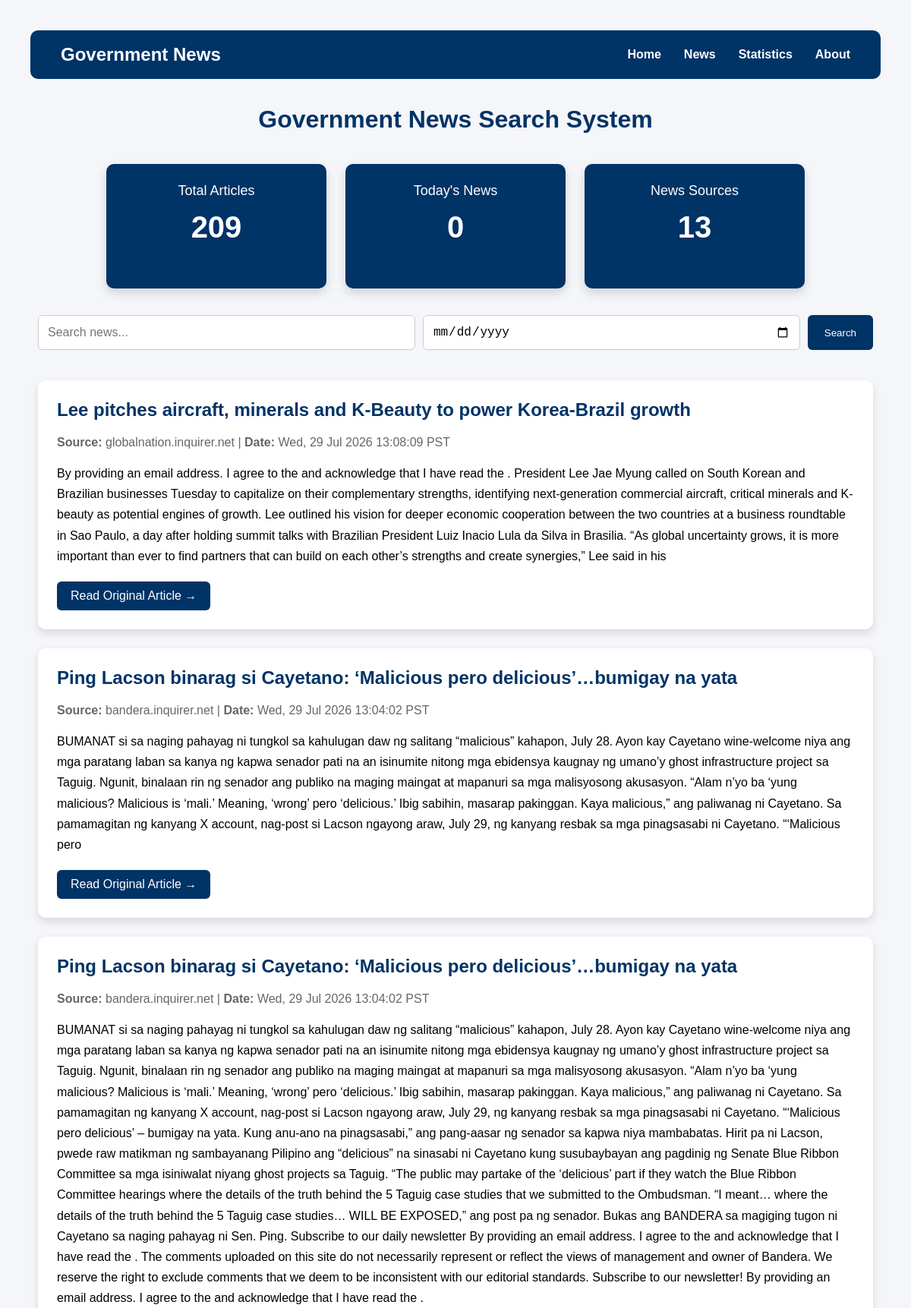
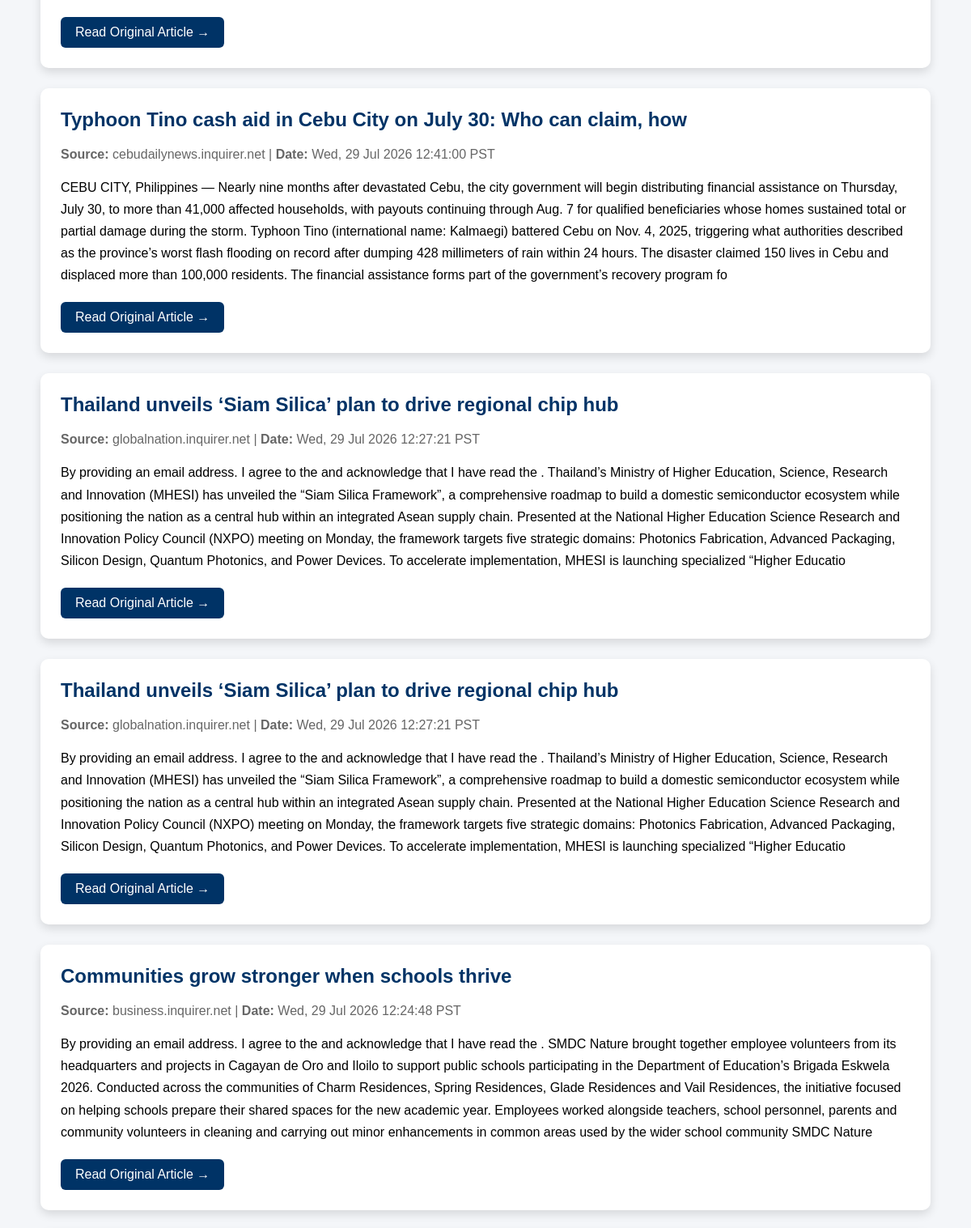
Page /?search=&date=&page=3 (upper part) on the committed database (2 pictures, top to bottom).
### tables this page shows
CREATE TABLE news (
                id INTEGER PRIMARY KEY AUTOINCREMENT,
                title TEXT,
                link TEXT UNIQUE,
                source TEXT,
                date TEXT,
                summary TEXT
            );

### website/app.py (the view)
@app.route("/")
def home():
    search = request.args.get("search", "")
    date = request.args.get("date", "")
    page = request.args.get("page", 1, type=int)
    per_page = 10
    articles = get_articles(search, date, page, per_page)
    dashboard_total, today_articles, total_sources = get_dashboard_stats()
    total_articles = count_articles(search, date)
    total_pages = (total_articles + per_page - 1) // per_page
    return render_template(
        "index.html",
        articles=articles,
        search=search,
        date=date,
        total_articles=dashboard_total,
        today_articles=today_articles,
        total_sources=total_sources,
        page=page,
        total_pages=total_pages
    )

### website/database.py (called while the page is built, shortened)
def get_articles(search="", date="", page=1, per_page=10):
    conn = sqlite3.connect(DB_PATH)
    conn.row_factory = sqlite3.Row
    cursor = conn.cursor()
    conditions = []
    parameters = []
    if date:
        conditions.append("date LIKE ?")
        parameters.append(f"{date}%")
    query = """
    SELECT title, source, date, summary, link
    FROM news
    """
    if conditions:
        query += " WHERE " + " AND ".join(conditions)
    query += " ORDER BY date DESC"
    offset = (page - 1) * per_page
    query += " LIMIT ? OFFSET ?"
    parameters.extend([per_page, offset])
    cursor.execute(query, parameters)
    articles = cursor.fetchall()
    conn.close()
    return articles

def count_articles(search="", date=""):
    conn = sqlite3.connect(DB_PATH)
    cursor = conn.cursor()
    conditions = []
    parameters = []
    if date:
        conditions.append("date LIKE ?")
        parameters.append(f"{date}%")
    query = "SELECT COUNT(*) FROM news"
    if conditions:
        query += " WHERE " + " AND ".join(conditions)
    cursor.execute(query, parameters)
    total = cursor.fetchone()[0]
    conn.close()
    return total

def get_dashboard_stats():
    conn = sqlite3.connect(DB_PATH)
    cursor = conn.cursor()
    cursor.execute("SELECT COUNT(*) FROM news")
    total_articles = cursor.fetchone()[0]
    cursor.execute("""
        SELECT COUNT(*)
        FROM news
        WHERE date LIKE date('now') || '%'
    """)
    today_articles = cursor.fetchone()[0]
    cursor.execute("SELECT COUNT(DISTINCT source) FROM news")
    total_sources = cursor.fetchone()[0]
    conn.close()
    return total_articles, today_articles, total_sources

### website/templates/index.html (shortened to what this page needs)
<!DOCTYPE html>
<html lang="en">
<head>
    <link rel="stylesheet"
          href="{{ url_for('static', filename='css/style.css') }}">
</head>
<body>
<nav class="navbar">
    <div class="logo">
        Government News
    </div>
    <ul class="nav-links">
        <li><a href="/">Home</a></li>
        <li><a href="#news">News</a></li>
        <li><a href="#stats">Statistics</a></li>
        <li><a href="#about">About</a></li>
    </ul>
</nav>
<div class="container">
    <h1>Government News Search System</h1>
    <div id="stats" class="dashboard">
    <div class="stat-card">
        <h3>Total Articles</h3>
        <h2>{{ total_articles }}</h2>
    </div>
    <div class="stat-card">
        <h3>Today's News</h3>
        <h2>{{ today_articles }}</h2>
    </div>
    <div class="stat-card">
        <h3>News Sources</h3>
        <h2>{{ total_sources }}</h2>
    </div>
</div>
    <form method="GET" class="search-box">
        <input
            type="text"
            name="search"
            placeholder="Search news..."
            value="{{ search }}">
        <input
            type="date"
            name="date"
            value="{{ date }}">
        <button type="submit">
            Search
        </button>
    </form>
    <div id="news">
        {% if articles %}
            {% for article in articles %}
            <div class="news-card">
                <h2>{{ article.title }}</h2>
                <div class="meta">
                    <strong>Source:</strong> {{ article.source }}
                    |
                    <strong>Date:</strong> {{ article.date }}
                </div>
                <p class="summary">
                    {{ article.summary }}
                </p>
                <a
                    class="read-btn"
                    href="{{ article.link }}"
                    target="_blank">
                    Read Original Article →
                </a>
            </div>
            {% endfor %}
        {% else %}
            <div class="news-card">
                <h2>No Articles Found</h2>
                <p>Try another keyword or choose a different date.</p>
            </div>
        {% endif %}
    </div>
</div>
</body>
</html>

### website/static/css/style.css (style rules this page uses)
html { scroll-behavior:smooth; }
.navbar { background:#003366; color:white; display:flex; justify-content:space-between; align-items:center; padding:18px 40px; border-radius:10px; margin-bottom:35px; }
.logo { font-size:24px; font-weight:bold; }
.nav-links { list-style:none; display:flex; gap:30px; margin:0; padding:0; }
.nav-links a { color:white; text-decoration:none; font-weight:bold; }
body { font-family: Arial, Helvetica, sans-serif; background:#f4f6f9; margin:0; padding:40px; }
.container { max-width:1100px; margin:auto; }
h1 { text-align:center; color:#003366; margin-bottom:40px; }
.news-card { background:white; border-radius:10px; padding:25px; margin-bottom:25px; box-shadow:0 5px 12px rgba(0,0,0,.12); }
.news-card h2 { margin-top:0; color:#003366; }
.meta { color:#666; margin-bottom:18px; }
.summary { line-height:1.7; margin-bottom:20px; }
.read-btn { display:inline-block; background:#003366; color:white; padding:10px 18px; border-radius:6px; text-decoration:none; }
.search-box { display:flex; justify-content:center; gap:10px; margin-bottom:40px; }
.search-box input { width:500px; padding:12px; border:1px solid #ccc; border-radius:6px; font-size:16px; }
.search-box button { background:#003366; color:white; border:none; padding:12px 22px; border-radius:6px; cursor:pointer; }
.search-box input[type="date"] { padding:12px; border:1px solid #ccc; border-radius:6px; font-size:16px; }
.dashboard { display:flex; justify-content:center; gap:25px; margin:35px 0; flex-wrap:wrap; }
.stat-card { width:240px; background:#003366; color:white; border-radius:10px; padding:25px; text-align:center; box-shadow:0 6px 14px rgba(0,0,0,.15); transition:.25s; }
.stat-card h3 { margin:0; font-size:18px; font-weight:500; }
.stat-card h2 { margin-top:15px; font-size:40px; }

### rows in the picture
news: title "Lee pitches aircraft, minerals and K-Beauty to power Korea-Brazil growth", source "globalnation.inquirer.net", date "Wed, 29 Jul 2026 13:08:09 PST", summary "By providing an email address. I agree to the and acknowledge that I have read the . President Lee Jae Myung called on South Korean and Brazilian businesses Tuesday to capitalize on their complementary strengths, identifying next-generation commercial aircraft, critical minerals and K-beauty as potential engines of growth. Lee outlined his vision for deeper economic cooperation between the two countries at a business roundtable in Sao Paulo, a day after holding summit talks with Brazilian President Luiz Inacio Lula da Silva in Brasilia. “As global uncertainty grows, it is more important than ever to find partners that can build on each other’s strengths and create synergies,” Lee said in his"
news: title "Ping Lacson binarag si Cayetano: ‘Malicious pero delicious’…bumigay na yata", source "bandera.inquirer.net", date "Wed, 29 Jul 2026 13:04:02 PST", summary "BUMANAT si sa naging pahayag ni tungkol sa kahulugan daw ng salitang “malicious” kahapon, July 28. Ayon kay Cayetano wine-welcome niya ang mga paratang laban sa kanya ng kapwa senador pati na an isinumite nitong mga ebidensya kaugnay ng umano’y ghost infrastructure project sa Taguig. Ngunit, binalaan rin ng senador ang publiko na maging maingat at mapanuri sa mga malisyosong akusasyon. “Alam n’yo ba ‘yung malicious? Malicious is ‘mali.’ Meaning, ‘wrong’ pero ‘delicious.’ Ibig sabihin, masarap pakinggan. Kaya malicious,” ang paliwanag ni Cayetano. Sa pamamagitan ng kanyang X account, nag-post si Lacson ngayong araw, July 29, ng kanyang resbak sa mga pinagsasabi ni Cayetano. “‘Malicious pero"
news: title "Ping Lacson binarag si Cayetano: ‘Malicious pero delicious’…bumigay na yata", source "bandera.inquirer.net", date "Wed, 29 Jul 2026 13:04:02 PST", summary "BUMANAT si sa naging pahayag ni tungkol sa kahulugan daw ng salitang “malicious” kahapon, July 28. Ayon kay Cayetano wine-welcome niya ang mga paratang laban sa kanya ng kapwa senador pati na an isinumite nitong mga ebidensya kaugnay ng umano’y ghost infrastructure project sa Taguig. Ngunit, binalaan rin ng senador ang publiko na maging maingat at mapanuri sa mga malisyosong akusasyon. “Alam n’yo ba ‘yung malicious? Malicious is ‘mali.’ Meaning, ‘wrong’ pero ‘delicious.’ Ibig sabihin, masarap pakinggan. Kaya malicious,” ang paliwanag ni Cayetano. Sa pamamagitan ng kanyang X account, nag-post si Lacson ngayong araw, July 29, ng kanyang resbak sa mga pinagsasabi ni Cayetano. “‘Malicious pero…"
news: title "Typhoon Tino cash aid in Cebu City on July 30: Who can claim, how", source "cebudailynews.inquirer.net", date "Wed, 29 Jul 2026 12:41:00 PST", summary "CEBU CITY, Philippines — Nearly nine months after devastated Cebu, the city government will begin distributing financial assistance on Thursday, July 30, to more than 41,000 affected households, with payouts continuing through Aug. 7 for qualified beneficiaries whose homes sustained total or partial damage during the storm. Typhoon Tino (international name: Kalmaegi) battered Cebu on Nov. 4, 2025, triggering what authorities described as the province’s worst flash flooding on record after dumping 428 millimeters of rain within 24 hours. The disaster claimed 150 lives in Cebu and displaced more than 100,000 residents. The financial assistance forms part of the government’s recovery program fo"
news: title "Thailand unveils ‘Siam Silica’ plan to drive regional chip hub", source "globalnation.inquirer.net", date "Wed, 29 Jul 2026 12:27:21 PST", summary "By providing an email address. I agree to the and acknowledge that I have read the . Thailand’s Ministry of Higher Education, Science, Research and Innovation (MHESI) has unveiled the “Siam Silica Framework”, a comprehensive roadmap to build a domestic semiconductor ecosystem while positioning the nation as a central hub within an integrated Asean supply chain. Presented at the National Higher Education Science Research and Innovation Policy Council (NXPO) meeting on Monday, the framework targets five strategic domains: Photonics Fabrication, Advanced Packaging, Silicon Design, Quantum Photonics, and Power Devices. To accelerate implementation, MHESI is launching specialized “Higher Educatio"
news: title "Thailand unveils ‘Siam Silica’ plan to drive regional chip hub", source "globalnation.inquirer.net", date "Wed, 29 Jul 2026 12:27:21 PST", summary "By providing an email address. I agree to the and acknowledge that I have read the . Thailand’s Ministry of Higher Education, Science, Research and Innovation (MHESI) has unveiled the “Siam Silica Framework”, a comprehensive roadmap to build a domestic semiconductor ecosystem while positioning the nation as a central hub within an integrated Asean supply chain. Presented at the National Higher Education Science Research and Innovation Policy Council (NXPO) meeting on Monday, the framework targets five strategic domains: Photonics Fabrication, Advanced Packaging, Silicon Design, Quantum Photonics, and Power Devices. To accelerate implementation, MHESI is launching specialized “Higher Educatio"
news: title "Communities grow stronger when schools thrive", source "business.inquirer.net", date "Wed, 29 Jul 2026 12:24:48 PST", summary "By providing an email address. I agree to the and acknowledge that I have read the . SMDC Nature brought together employee volunteers from its headquarters and projects in Cagayan de Oro and Iloilo to support public schools participating in the Department of Education’s Brigada Eskwela 2026. Conducted across the communities of Charm Residences, Spring Residences, Glade Residences and Vail Residences, the initiative focused on helping schools prepare their shared spaces for the new academic year. Employees worked alongside teachers, school personnel, parents and community volunteers in cleaning and carrying out minor enhancements in common areas used by the wider school community SMDC Nature"

### other values in the picture
{{ total_articles }} "209"
{{ today_articles }} "0"
{{ total_sources }} "13"
